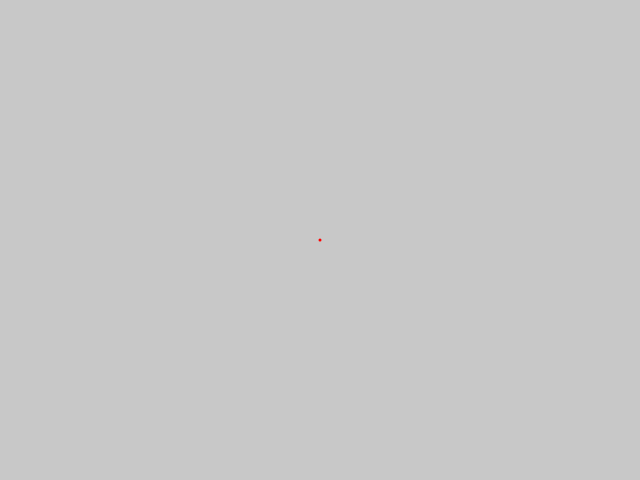
Frame 1 (no input)
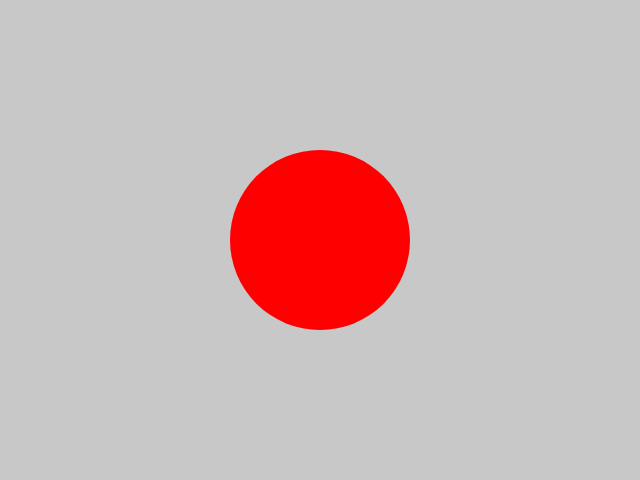
Frame 60 (no input)
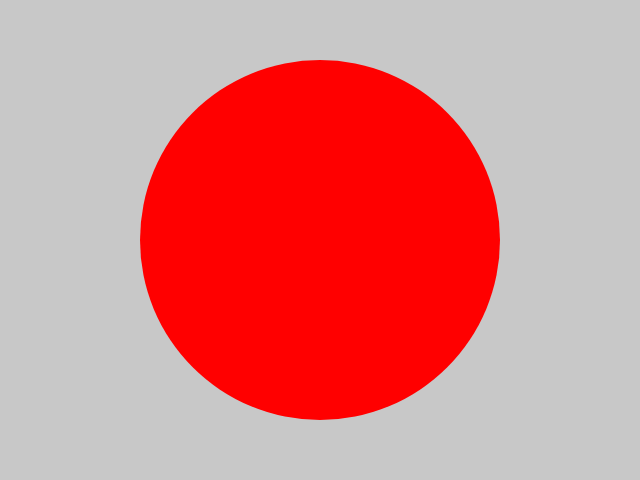
Frame 120 (the mouse pressed at the canvas centre since frame 60)

The p5.js sketch that drew these frames (run headless with seeded random() and noise() and a simulated clock; from frame 60 on, the mouse is pressed at the canvas centre):

// p5.js sketch
// ── sketch.js
// TODO: 変数 counter を、初期値 0 で宣言する。この変数は後で値を変更する。
let counter = 0;
// TODO: 変数 MAX_RADIUS を、初期値 400 で宣言する。この変数は値を変更しない。完成後に初期値を変えて挙動の違いを見てみよう。
const MAX_RADIUS = 400;
// TODO: 変数 SPEED を、初期値 3 で宣言する。この変数は値を変更しない。完成後に初期値を変えて挙動の違いを見てみよう。
const SPEED = 3;

function setup() {
  const canvas = createCanvas(640, 480);
}

function draw() {
  // TODO: counter を 1 増やす。
  counter++;
  background(200, 200, 200);  // キャンバスを RGB=200,200,200 で塗り潰す

  // TODO: 変数 circleRadius を宣言する。初期値は「counter を SPEED 倍して、MAX_RADIUS で割った余り（剰余）」とする。const/let のどちらを使うべきか考える。
  let circleRadius = (counter * SPEED) % MAX_RADIUS;

  noStroke(); // 縁取りを描画しない設定
  fill(255, 0, 0);  // RGB=255,0,0 での塗り潰し設定

  // TODO: (X, Y)=(320, 240) に、半径 circleRadius で円を描画する。
  circle(320, 240, circleRadius);

  // TODO: 変数 info を宣言する。初期値は、文字列「半径=」と circleRadius を結合したものとする。const/let のどちらを使うべきか考える。
  let info = "半径=" + circleRadius;


  fill(30, 30, 30);  // RGB=30,30,30 での塗り潰し設定
  textSize(30); // 文字の大きさ設定

  // TODO: (X, Y)=(10, 50) に、info をテキストとして描画する。
}
